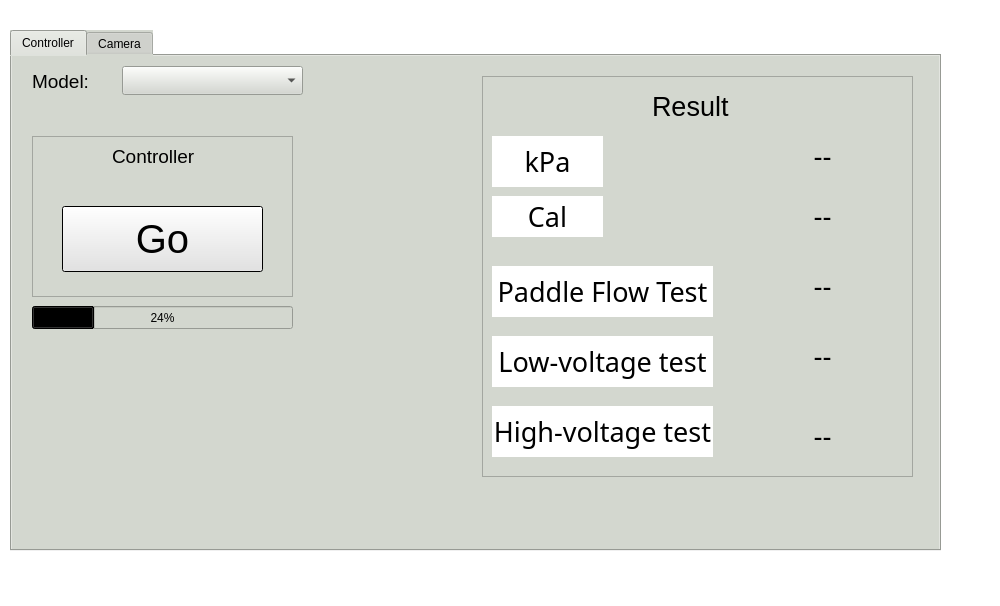
<?xml version="1.0" encoding="UTF-8"?>
<ui version="4.0">
 <class>MainWindow</class>
 <widget class="QMainWindow" name="MainWindow">
  <property name="geometry">
   <rect>
    <x>0</x>
    <y>0</y>
    <width>1000</width>
    <height>606</height>
   </rect>
  </property>
  <property name="sizePolicy">
   <sizepolicy hsizetype="Fixed" vsizetype="Fixed">
    <horstretch>0</horstretch>
    <verstretch>0</verstretch>
   </sizepolicy>
  </property>
  <property name="cursor">
   <cursorShape>BlankCursor</cursorShape>
  </property>
  <property name="mouseTracking">
   <bool>false</bool>
  </property>
  <property name="windowTitle">
   <string>Automated Calibration System GUI</string>
  </property>
  <property name="windowIcon">
   <iconset>
    <normaloff>../../../../../../../Documents/PlatformIO/Projects/kelco_test_001/beta.jpg</normaloff>../../../../../../../Documents/PlatformIO/Projects/kelco_test_001/beta.jpg</iconset>
  </property>
  <property name="windowOpacity">
   <double>1.000000000000000</double>
  </property>
  <property name="autoFillBackground">
   <bool>false</bool>
  </property>
  <property name="styleSheet">
   <string notr="true">background-color: rgb(255, 255, 255);</string>
  </property>
  <property name="iconSize">
   <size>
    <width>40</width>
    <height>40</height>
   </size>
  </property>
  <property name="tabShape">
   <enum>QTabWidget::Rounded</enum>
  </property>
  <widget class="QWidget" name="centralwidget">
   <property name="cursor">
    <cursorShape>BlankCursor</cursorShape>
   </property>
   <property name="styleSheet">
    <string notr="true">selection-background-color: qlineargradient(spread:pad, x1:0, y1:0, x2:1, y2:0, stop:0 rgba(85, 87, 83, 255), stop:1 rgba(255, 255, 255, 255));</string>
   </property>
   <widget class="QTabWidget" name="tabWidget">
    <property name="enabled">
     <bool>true</bool>
    </property>
    <property name="geometry">
     <rect>
      <x>10</x>
      <y>30</y>
      <width>931</width>
      <height>521</height>
     </rect>
    </property>
    <property name="sizePolicy">
     <sizepolicy hsizetype="Expanding" vsizetype="Expanding">
      <horstretch>0</horstretch>
      <verstretch>0</verstretch>
     </sizepolicy>
    </property>
    <property name="font">
     <font>
      <family>Ubuntu</family>
      <italic>false</italic>
     </font>
    </property>
    <property name="cursor">
     <cursorShape>PointingHandCursor</cursorShape>
    </property>
    <property name="autoFillBackground">
     <bool>false</bool>
    </property>
    <property name="styleSheet">
     <string notr="true">background-color: rgb(211, 215, 207);</string>
    </property>
    <property name="currentIndex">
     <number>0</number>
    </property>
    <widget class="QWidget" name="tab_3">
     <attribute name="title">
      <string>Controller</string>
     </attribute>
     <widget class="QLabel" name="Model">
      <property name="geometry">
       <rect>
        <x>20</x>
        <y>10</y>
        <width>81</width>
        <height>31</height>
       </rect>
      </property>
      <property name="font">
       <font>
        <pointsize>14</pointsize>
       </font>
      </property>
      <property name="text">
       <string>Model:</string>
      </property>
     </widget>
     <widget class="QComboBox" name="modelList">
      <property name="geometry">
       <rect>
        <x>110</x>
        <y>10</y>
        <width>181</width>
        <height>29</height>
       </rect>
      </property>
      <property name="currentText">
       <string/>
      </property>
      <property name="currentIndex">
       <number>-1</number>
      </property>
     </widget>
     <widget class="QLabel" name="calLabel">
      <property name="geometry">
       <rect>
        <x>480</x>
        <y>140</y>
        <width>111</width>
        <height>41</height>
       </rect>
      </property>
      <property name="font">
       <font>
        <family>Ubuntu Condensed</family>
        <pointsize>20</pointsize>
        <weight>50</weight>
        <bold>false</bold>
       </font>
      </property>
      <property name="styleSheet">
       <string notr="true">background-color: rgb(255, 255, 255);</string>
      </property>
      <property name="frameShape">
       <enum>QFrame::NoFrame</enum>
      </property>
      <property name="frameShadow">
       <enum>QFrame::Plain</enum>
      </property>
      <property name="lineWidth">
       <number>2</number>
      </property>
      <property name="text">
       <string>Cal</string>
      </property>
      <property name="alignment">
       <set>Qt::AlignCenter</set>
      </property>
     </widget>
     <widget class="QLabel" name="kpaLabel">
      <property name="geometry">
       <rect>
        <x>480</x>
        <y>80</y>
        <width>111</width>
        <height>51</height>
       </rect>
      </property>
      <property name="font">
       <font>
        <family>Ubuntu Condensed</family>
        <pointsize>20</pointsize>
        <weight>50</weight>
        <bold>false</bold>
       </font>
      </property>
      <property name="styleSheet">
       <string notr="true">background-color: rgb(255, 255, 255);</string>
      </property>
      <property name="frameShape">
       <enum>QFrame::NoFrame</enum>
      </property>
      <property name="frameShadow">
       <enum>QFrame::Plain</enum>
      </property>
      <property name="lineWidth">
       <number>2</number>
      </property>
      <property name="text">
       <string>kPa</string>
      </property>
      <property name="scaledContents">
       <bool>false</bool>
      </property>
      <property name="alignment">
       <set>Qt::AlignCenter</set>
      </property>
     </widget>
     <widget class="QPushButton" name="startButton">
      <property name="geometry">
       <rect>
        <x>50</x>
        <y>150</y>
        <width>201</width>
        <height>66</height>
       </rect>
      </property>
      <property name="font">
       <font>
        <pointsize>30</pointsize>
       </font>
      </property>
      <property name="cursor">
       <cursorShape>PointingHandCursor</cursorShape>
      </property>
      <property name="layoutDirection">
       <enum>Qt::LeftToRight</enum>
      </property>
      <property name="autoFillBackground">
       <bool>false</bool>
      </property>
      <property name="styleSheet">
       <string notr="true">background-color: rgb(255, 255, 255);</string>
      </property>
      <property name="text">
       <string>Go</string>
      </property>
      <property name="default">
       <bool>true</bool>
      </property>
      <property name="flat">
       <bool>false</bool>
      </property>
     </widget>
     <widget class="QTextBrowser" name="resultFrame">
      <property name="geometry">
       <rect>
        <x>470</x>
        <y>20</y>
        <width>431</width>
        <height>401</height>
       </rect>
      </property>
     </widget>
     <widget class="QLabel" name="Result">
      <property name="geometry">
       <rect>
        <x>640</x>
        <y>30</y>
        <width>101</width>
        <height>41</height>
       </rect>
      </property>
      <property name="font">
       <font>
        <pointsize>20</pointsize>
       </font>
      </property>
      <property name="text">
       <string>Result</string>
      </property>
     </widget>
     <widget class="QLabel" name="lowVoltageTestlabel">
      <property name="geometry">
       <rect>
        <x>480</x>
        <y>280</y>
        <width>221</width>
        <height>51</height>
       </rect>
      </property>
      <property name="font">
       <font>
        <family>Ubuntu Condensed</family>
        <pointsize>20</pointsize>
        <weight>50</weight>
        <bold>false</bold>
       </font>
      </property>
      <property name="styleSheet">
       <string notr="true">background-color: rgb(255, 255, 255);</string>
      </property>
      <property name="frameShape">
       <enum>QFrame::NoFrame</enum>
      </property>
      <property name="frameShadow">
       <enum>QFrame::Plain</enum>
      </property>
      <property name="lineWidth">
       <number>2</number>
      </property>
      <property name="text">
       <string>Low-voltage test</string>
      </property>
      <property name="scaledContents">
       <bool>false</bool>
      </property>
      <property name="alignment">
       <set>Qt::AlignCenter</set>
      </property>
     </widget>
     <widget class="QLabel" name="HighVoltageTestlabel">
      <property name="geometry">
       <rect>
        <x>480</x>
        <y>350</y>
        <width>221</width>
        <height>51</height>
       </rect>
      </property>
      <property name="font">
       <font>
        <family>Ubuntu Condensed</family>
        <pointsize>20</pointsize>
        <weight>50</weight>
        <bold>false</bold>
       </font>
      </property>
      <property name="styleSheet">
       <string notr="true">background-color: rgb(255, 255, 255);</string>
      </property>
      <property name="frameShape">
       <enum>QFrame::NoFrame</enum>
      </property>
      <property name="frameShadow">
       <enum>QFrame::Plain</enum>
      </property>
      <property name="lineWidth">
       <number>2</number>
      </property>
      <property name="text">
       <string>High-voltage test</string>
      </property>
      <property name="scaledContents">
       <bool>false</bool>
      </property>
      <property name="alignment">
       <set>Qt::AlignCenter</set>
      </property>
     </widget>
     <widget class="QTextBrowser" name="controllerFrame">
      <property name="geometry">
       <rect>
        <x>20</x>
        <y>80</y>
        <width>261</width>
        <height>161</height>
       </rect>
      </property>
     </widget>
     <widget class="QLabel" name="Controller">
      <property name="geometry">
       <rect>
        <x>100</x>
        <y>90</y>
        <width>121</width>
        <height>21</height>
       </rect>
      </property>
      <property name="font">
       <font>
        <pointsize>14</pointsize>
       </font>
      </property>
      <property name="text">
       <string>Controller</string>
      </property>
     </widget>
     <widget class="QLabel" name="kpaNumber">
      <property name="geometry">
       <rect>
        <x>740</x>
        <y>80</y>
        <width>141</width>
        <height>41</height>
       </rect>
      </property>
      <property name="font">
       <font>
        <pointsize>20</pointsize>
       </font>
      </property>
      <property name="text">
       <string>--</string>
      </property>
      <property name="alignment">
       <set>Qt::AlignCenter</set>
      </property>
     </widget>
     <widget class="QLabel" name="calNumber">
      <property name="geometry">
       <rect>
        <x>740</x>
        <y>140</y>
        <width>141</width>
        <height>41</height>
       </rect>
      </property>
      <property name="font">
       <font>
        <pointsize>20</pointsize>
       </font>
      </property>
      <property name="text">
       <string>--</string>
      </property>
      <property name="alignment">
       <set>Qt::AlignCenter</set>
      </property>
     </widget>
     <widget class="QLabel" name="lowVoltageTestResult">
      <property name="geometry">
       <rect>
        <x>740</x>
        <y>280</y>
        <width>141</width>
        <height>41</height>
       </rect>
      </property>
      <property name="font">
       <font>
        <pointsize>20</pointsize>
       </font>
      </property>
      <property name="text">
       <string>--</string>
      </property>
      <property name="alignment">
       <set>Qt::AlignCenter</set>
      </property>
     </widget>
     <widget class="QLabel" name="highVoltageTestResult">
      <property name="geometry">
       <rect>
        <x>740</x>
        <y>360</y>
        <width>141</width>
        <height>41</height>
       </rect>
      </property>
      <property name="font">
       <font>
        <pointsize>20</pointsize>
       </font>
      </property>
      <property name="text">
       <string>--</string>
      </property>
      <property name="alignment">
       <set>Qt::AlignCenter</set>
      </property>
     </widget>
     <widget class="QProgressBar" name="progressBar">
      <property name="geometry">
       <rect>
        <x>20</x>
        <y>250</y>
        <width>261</width>
        <height>23</height>
       </rect>
      </property>
      <property name="value">
       <number>24</number>
      </property>
     </widget>
     <widget class="QLabel" name="paddleFlowTestlabel">
      <property name="geometry">
       <rect>
        <x>480</x>
        <y>210</y>
        <width>221</width>
        <height>51</height>
       </rect>
      </property>
      <property name="font">
       <font>
        <family>Ubuntu Condensed</family>
        <pointsize>20</pointsize>
        <weight>50</weight>
        <bold>false</bold>
       </font>
      </property>
      <property name="styleSheet">
       <string notr="true">background-color: rgb(255, 255, 255);</string>
      </property>
      <property name="frameShape">
       <enum>QFrame::NoFrame</enum>
      </property>
      <property name="frameShadow">
       <enum>QFrame::Plain</enum>
      </property>
      <property name="lineWidth">
       <number>2</number>
      </property>
      <property name="text">
       <string>Paddle Flow Test</string>
      </property>
      <property name="alignment">
       <set>Qt::AlignCenter</set>
      </property>
     </widget>
     <widget class="QLabel" name="paddleFlowTestResult">
      <property name="geometry">
       <rect>
        <x>740</x>
        <y>210</y>
        <width>141</width>
        <height>41</height>
       </rect>
      </property>
      <property name="font">
       <font>
        <pointsize>20</pointsize>
       </font>
      </property>
      <property name="text">
       <string>--</string>
      </property>
      <property name="alignment">
       <set>Qt::AlignCenter</set>
      </property>
     </widget>
     <zorder>controllerFrame</zorder>
     <zorder>resultFrame</zorder>
     <zorder>Model</zorder>
     <zorder>modelList</zorder>
     <zorder>calLabel</zorder>
     <zorder>kpaLabel</zorder>
     <zorder>startButton</zorder>
     <zorder>Result</zorder>
     <zorder>lowVoltageTestlabel</zorder>
     <zorder>HighVoltageTestlabel</zorder>
     <zorder>Controller</zorder>
     <zorder>kpaNumber</zorder>
     <zorder>calNumber</zorder>
     <zorder>lowVoltageTestResult</zorder>
     <zorder>highVoltageTestResult</zorder>
     <zorder>progressBar</zorder>
     <zorder>paddleFlowTestlabel</zorder>
     <zorder>paddleFlowTestResult</zorder>
    </widget>
    <widget class="QWidget" name="tab_4">
     <attribute name="title">
      <string>Camera</string>
     </attribute>
     <layout class="QGridLayout" name="gridLayout_4">
      <item row="0" column="0">
       <widget class="QScrollArea" name="scrollArea_2">
        <property name="widgetResizable">
         <bool>true</bool>
        </property>
        <widget class="QWidget" name="scrollAreaWidgetContents_2">
         <property name="geometry">
          <rect>
           <x>0</x>
           <y>0</y>
           <width>903</width>
           <height>459</height>
          </rect>
         </property>
         <layout class="QGridLayout" name="gridLayout_5">
          <item row="0" column="0" colspan="2">
           <widget class="QLabel" name="webcamFrame">
            <property name="text">
             <string/>
            </property>
           </widget>
          </item>
          <item row="3" column="1">
           <widget class="QPushButton" name="closeButton">
            <property name="styleSheet">
             <string notr="true">background-color: rgb(239, 41, 41);</string>
            </property>
            <property name="text">
             <string>Close</string>
            </property>
            <property name="default">
             <bool>true</bool>
            </property>
           </widget>
          </item>
          <item row="3" column="0">
           <widget class="QPushButton" name="viewButton">
            <property name="styleSheet">
             <string notr="true">background-color: rgb(173, 127, 168);</string>
            </property>
            <property name="text">
             <string>View</string>
            </property>
            <property name="default">
             <bool>true</bool>
            </property>
           </widget>
          </item>
          <item row="3" column="2">
           <widget class="QPushButton" name="Snap">
            <property name="text">
             <string>Snap</string>
            </property>
           </widget>
          </item>
         </layout>
        </widget>
       </widget>
      </item>
     </layout>
    </widget>
   </widget>
  </widget>
  <widget class="QMenuBar" name="menubar">
   <property name="geometry">
    <rect>
     <x>0</x>
     <y>0</y>
     <width>1000</width>
     <height>26</height>
    </rect>
   </property>
   <property name="styleSheet">
    <string notr="true"/>
   </property>
  </widget>
  <widget class="QStatusBar" name="statusbar"/>
 </widget>
 <resources/>
 <connections/>
</ui>
